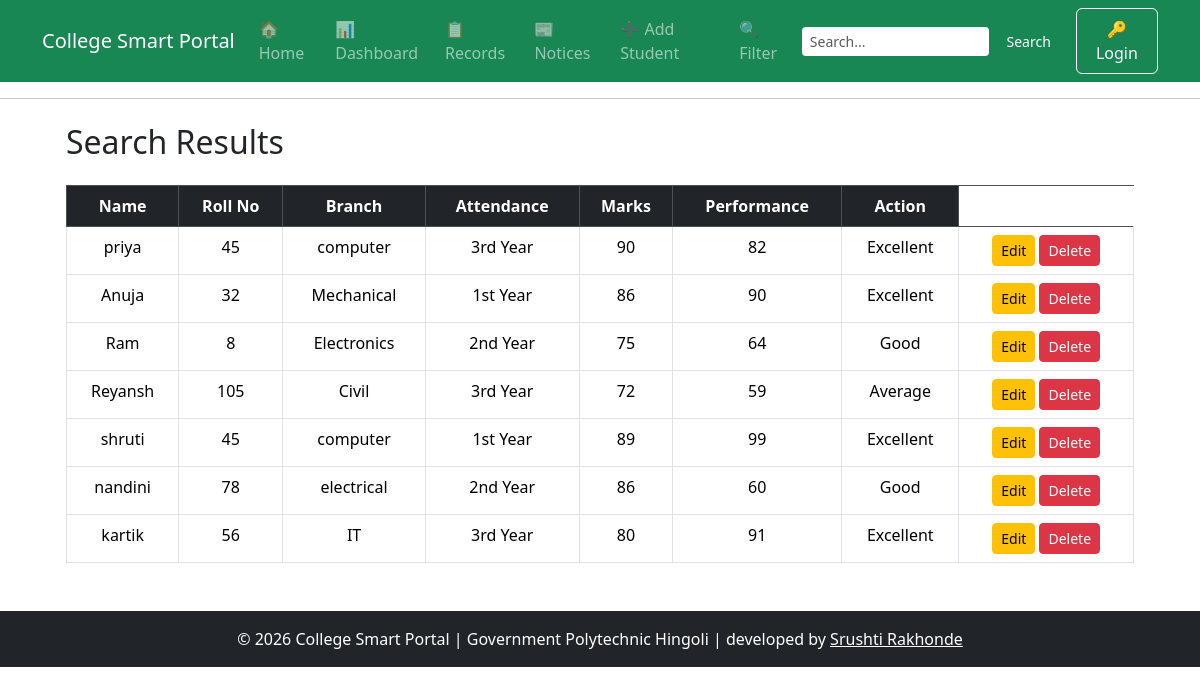
Before: /search with the older database file.
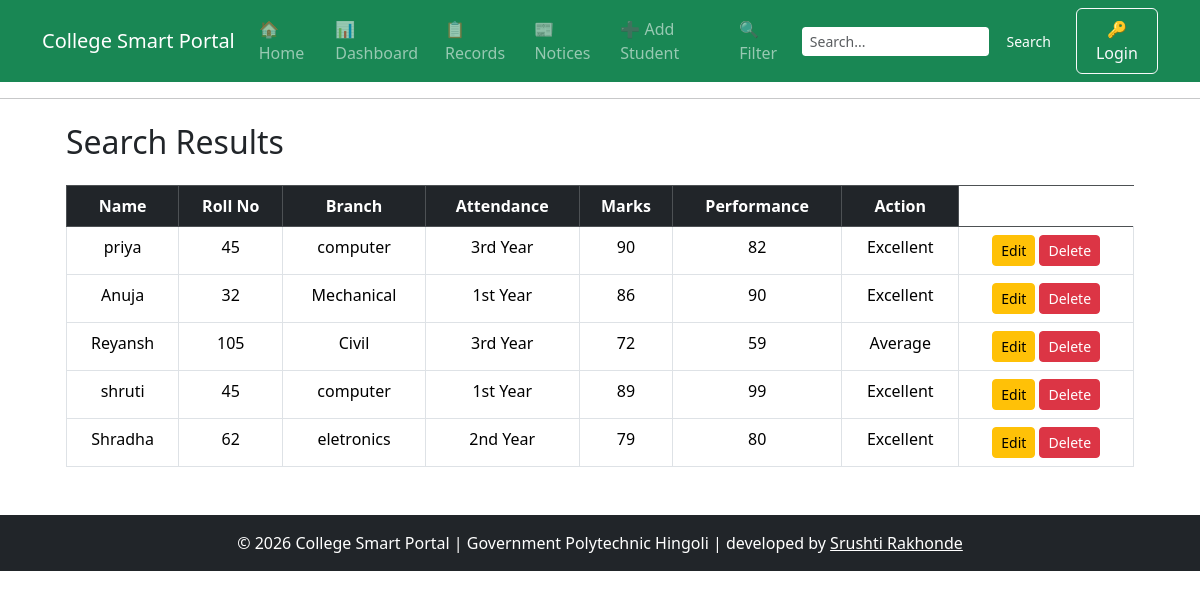
After: the same page with the newer database file.
### tables this page shows
CREATE TABLE students (
                    id INTEGER PRIMARY KEY AUTOINCREMENT,
                    name TEXT NOT NULL,
                    roll_no INTEGER NOT NULL,
                    marks INTEGER NOT NULL,
                    branch TEXT NOT NULL,
                    attendance INTEGER DEFAULT 0
                 , photo TEXT DEFAULT 'default.png', year TEXT DEFAULT '1st Year');

### project_flask.py (the view)
@app.route("/search")
def search():
    q = request.args.get("q", "")
    conn = get_db()
    students = conn.execute("""
        SELECT id, name, roll_no, branch, attendance, marks, year
        FROM students
        WHERE name LIKE ?
        OR CAST(roll_no AS TEXT) LIKE ?
        OR branch LIKE ?
        OR year LIKE ?
    """, (f"%{q}%", f"%{q}%", f"%{q}%", f"%{q}%")).fetchall()
    return render_template("search.html", students=students)

### database.py (called while the page is built)
def get_db():
    conn = sqlite3.connect(DB_PATH)
    conn.row_factory = sqlite3.Row
    return conn

### templates/search.html
{% extends "base.html" %}
{% block content %}
<div class="container mt-4">
    <h2 class="mb-4">Search Results</h2>
    {% if students %}
    <table class="table table-bordered table-hover text-center">
        <thead class="table-dark">
            <tr>
                <th>Name</th>
                <th>Roll No</th>
                <th>Branch</th>
                <th>Attendance</th>
                <th>Marks</th>
                <th>Performance</th>
                <th>Action</th>
            </tr>
        </thead>
        <tbody>
            {% for student in students %}
            <tr>
                <td>{{ student[1] }}</td>
                <td>{{ student[2] }}</td>
                <td>{{ student[3] }}</td>
                <td>{{ student[6] }}</td>
                <td>{{ student[4] }}</td>
                <td>{{ student[5] }}</td>
                <td>
                    {% if student[5]|int >= 75 %}
                        Excellent
                    {% elif student[5]|int >= 60 %}
                        Good
                    {% else %}
                        Average
                    {% endif %}
                </td>
                <td>
                    <a href="{{ url_for('edit_student', id=student[0]) }}"
                       class="btn btn-warning btn-sm">
                        Edit
                    </a>
                    <a href="{{ url_for('delete_student', id=student[0]) }}"
                       class="btn btn-danger btn-sm">
                        Delete
                    </a>
                </td>
            </tr>
            {% endfor %}
        </tbody>
    </table>
    {% else %}
    <div class="alert alert-warning">
        No records found.
    </div>
    {% endif %}
</div>
{% endblock %}

Changed rows visible on the page:
removed students: name "Ram", roll_no "8", branch "Electronics", year "2nd Year", attendance "75", marks "64", shows "Good"
removed students: name "nandini", roll_no "78", branch "electrical", year "2nd Year", attendance "86", marks "60", shows "Good"
removed students: name "kartik", roll_no "56", branch "IT", year "3rd Year", attendance "80", marks "91", shows "Excellent"
added students: name "Shradha", roll_no "62", branch "eletronics", year "2nd Year", attendance "79", marks "80", shows "Excellent"
